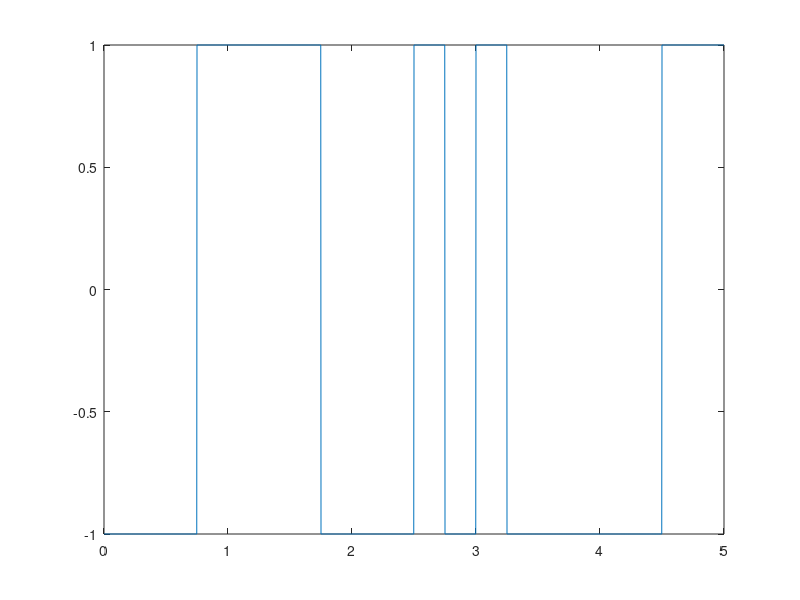
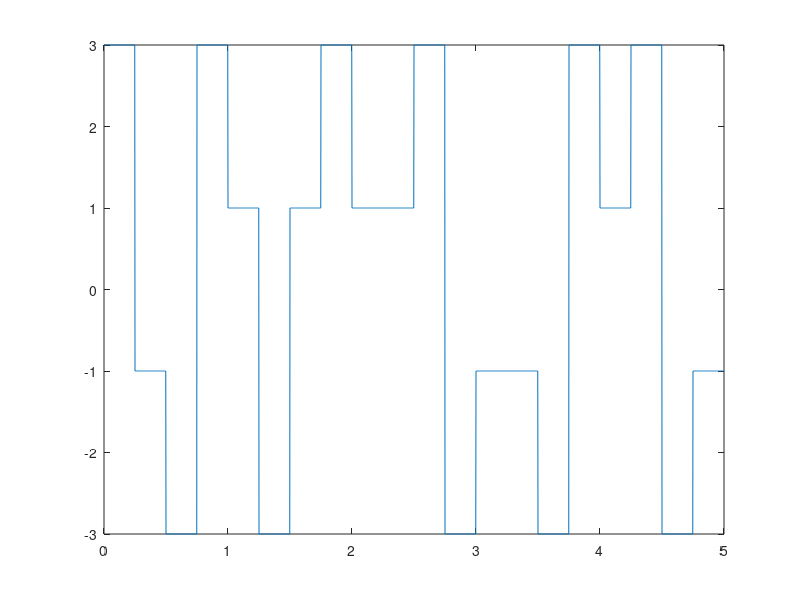
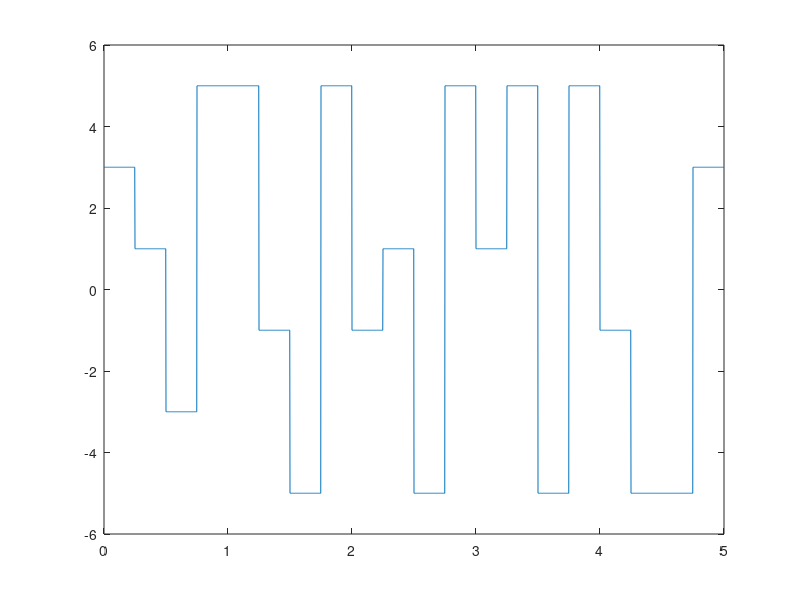
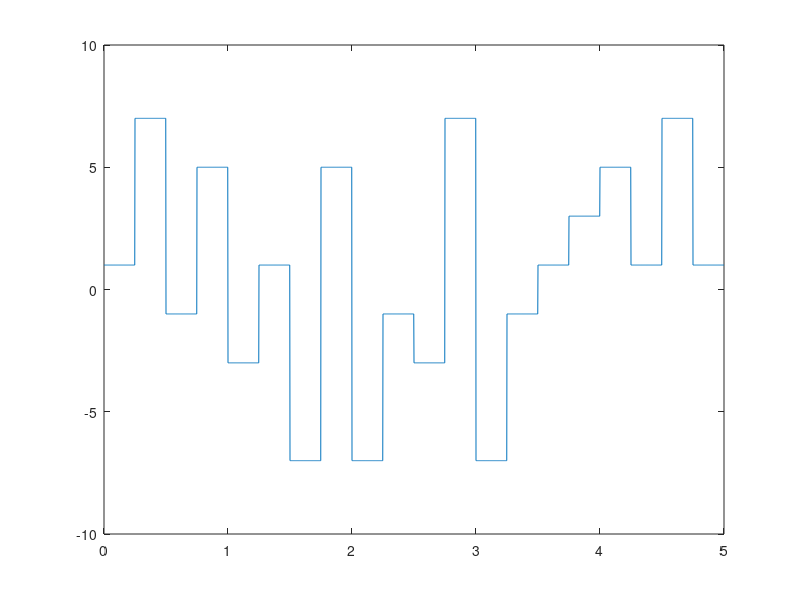

Write MATLAB code to recreate these figures, in order.
t=0 : 0.002 : 5; %baza de timp cu pas de 2ms de la 0 la 5
vect=randn(1,20); %generam un vector cu elemente aleatoare
k=1; %contor
n=125; %0.25/0.002 
%subpunctul a)nivelurile:-1,1
q=[0 0 0];
for a=1:length(vect)  %parcurg vectorul si delimitez nivelurile, in acest caz -1 si 1
    if vect(1,a)<0
        vect(1,a)=-1;end
    if vect(1,a)>0
        vect(1,a)=1;end
end
for i=1:20 %se genereaza semnalul
    for j=1:125
        q(1,k)=vect(1,i);
        k=k+1;end
end
figure %figura noua pentru reprezentare
q(1,k)=vect(1,i);
plot(t,q) %afisam semnalul

vect=randn(1,20);
k=1;
%subpunctul b)nivelurile:-3,-1,1,3
h=[0 0 0];
for a=1:length(vect) %parcurg vectorul si delimitez nivelurile, in acest caz -3,-1 si 1,3
    if vect(1,a)<-0.5
        vect(1,a)=-3;end
    if vect(1,a)>-0.5 && vect(1,a)<0
        vect(1,a)=-1;end
    if vect(1,a)>0.5
        vect(1,a)=3;end
    if vect(1,a)>0 && vect(1,a)<0.5
        vect(1,a)=1;end
end
for i=1:20
    for j=1:125
        h(1,k)=vect(1,i);
        k=k+1;end
end
figure
h(1,k)=vect(1,i);
plot(t,h)

vect=randn(1,20);
k=1;
%subpunctul c)nivelurile:-5,-3,-1,1,3,5
h=[0 0 0];
for a=1:length(vect) %parcurg vectorul si delimitez nivelurile, in acest caz -5,-3,-1 si 1,3,5
    if vect(1,a)<-0.66
        vect(1,a)=-5;end
    if vect(1,a)>-0.66 && vect(1,a)<-0.5
        vect(1,a)=-3;end
    if vect(1,a)>-0.5 && vect(1,a)<0
        vect(1,a)=-1;end
    if vect(1,a)>0.66
        vect(1,a)=5;end
    if vect(1,a)>0.5 && vect(1,a)<0.66
        vect(1,a)=3;end 
    if vect(1,a)>0 && vect(1,a)<0.5
        vect(1,a)=1;end
end
for i=1:20
    for j=1:125
        h(1,k)=vect(1,i);
        k=k+1;end
end
figure
h(1,k)=vect(1,i);
plot(t,h)

vect=randn(1,20);
k=1;
%subpunctul d)nivelurile:-7,-5,-3,-1,1,3,5,7
s=[0 0 0];
for a=1:length(vect) %parcurg vectorul si delimitez nivelurile, in acest caz -7,-5,-3,-1 si 1,3,5,7
    if vect(1,a)<-0.75
        vect(1,a)=-7;end
    if vect(1,a)>-0.75 && vect(1,a)<-0.5
        vect(1,a)=-5;end
    if vect(1,a)>-0.5 && vect(1,a)<-0.25
        vect(1,a)=-3;end
    if vect(1,a)>-0.25 && vect(1,a)<0
        vect(1,a)=-1;end
    if vect(1,a)>0.75
        vect(1,a)=7;end
    if vect(1,a)>0.5 && vect(1,a)<0.75
        vect(1,a)=5;end 
    if vect(1,a)>0.25 && vect(1,a)<0.5
        vect(1,a)=3;end
    if vect(1,a)>0.0 && vect(1,a)<0.25
        vect(1,a)=1;end
end
for i=1:20
    for j=1:125
        s(1,k)=vect(1,i);
        k=k+1;end
end
figure
s(1,k)=vect(1,i);
plot(t,s)

